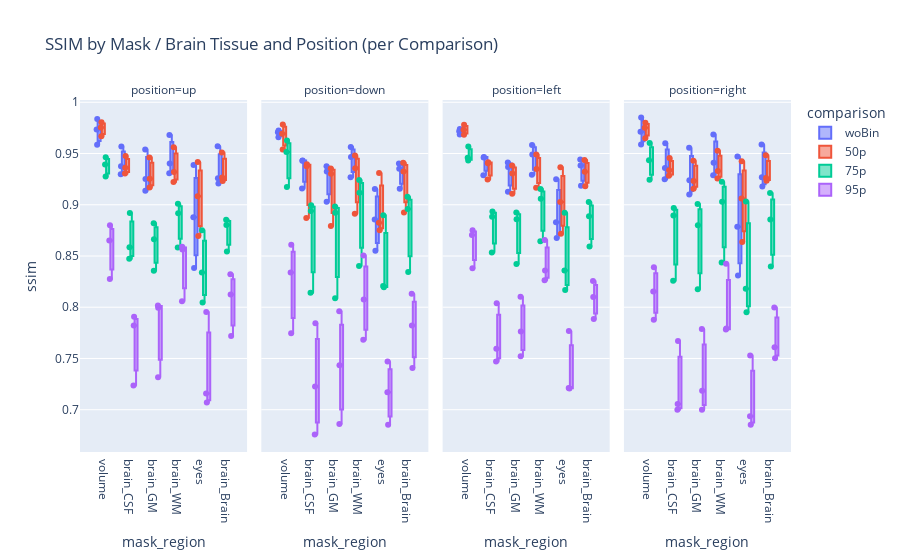

The code cell stored with this chart in its notebook:
### Markdown cell above
Boxplot

### Code cell
import pandas as pd
import plotly.express as px

# === Load combined SSIM data ===
df_all = pd.read_csv("ssim_all_combined.csv")

# --- Disentangle brain tissues ---
df_all['mask_region'] = df_all.apply(
    lambda row: f"{row['mask']}_{row['region']}" if row['mask'] == "brain" else row['mask'],
    axis=1
)

# === Boxplot 1: SSIM by comparison (per position and mask region) ===
# fig1 = px.box(
#     df_all,
#     x="comparison",
#     y="ssim",
#     color="mask_region",
#     facet_col="position",
#     points="all",
#     title="SSIM by Comparison and Position (per Mask / Brain Tissue)",
#     category_orders={
#         "comparison": ["woBin", "50p", "75p", "95p"],
#         "mask_region": ["volume", "brain_CSF", "brain_GM", "brain_WM", "eyes"]
#     }
# )
# fig1.update_layout(boxmode="group")
# fig1.show()

# === Boxplot 2: SSIM by mask region (per comparison and position) ===
fig2 = px.box(
    df_all,
    x="mask_region",
    y="ssim",
    color="comparison",
    facet_col="position",
    points="all",
    title="SSIM by Mask / Brain Tissue and Position (per Comparison)",
    category_orders={
        "mask_region": ["volume", "brain_CSF", "brain_GM", "brain_WM", "eyes"],
        "comparison": ["woBin", "50p", "75p", "95p"]
    }
)
fig2.update_layout(boxmode="group")
fig2.show()

### Figure 1 — Plotly figure (JSON) as saved in the notebook; plotly's stock layout.template omitted (floating-point values rounded to 4 significant figures)
{"data": [{"alignmentgroup": "True", "boxpoints": "all", "hovertemplate": "comparison=woBin<br>position=up<br>mask_region=%{x}<br>ssim=%{y}<extra></extra>", "legendgroup": "woBin", "marker": {"color": "#636efa"}, "name": "woBin", "notched": false, "offsetgroup": "woBin", "orientation": "v", "showlegend": true, "type": "box", "x": ["volume", "volume", "volume", "brain_CSF", "brain_GM", "brain_WM", "brain_Brain", "brain_CSF", "brain_GM", "brain_WM", "brain_Brain", "brain_CSF", "brain_GM", "brain_WM", "brain_Brain", "eyes", "eyes", "eyes"], "x0": " ", "xaxis": "x", "y": [0.9586, 0.9735, 0.9837, 0.9375, 0.9252, 0.9402, 0.9259, 0.9298, 0.9137, 0.9308, 0.9207, 0.9569, 0.9538, 0.9682, 0.9571, 0.8382, 0.8878, 0.9388], "y0": " ", "yaxis": "y"}, {"alignmentgroup": "True", "boxpoints": "all", "hovertemplate": "comparison=woBin<br>position=down<br>mask_region=%{x}<br>ssim=%{y}<extra></extra>", "legendgroup": "woBin", "marker": {"color": "#636efa"}, "name": "woBin", "notched": false, "offsetgroup": "woBin", "orientation": "v", "showlegend": false, "type": "box", "x": ["volume", "volume", "volume", "brain_CSF", "brain_GM", "brain_WM", "brain_Brain", "brain_CSF", "brain_GM", "brain_WM", "brain_Brain", "brain_CSF", "brain_GM", "brain_WM", "brain_Brain", "eyes", "eyes", "eyes"], "x0": " ", "xaxis": "x2", "y": [0.9659, 0.9707, 0.9725, 0.9433, 0.9324, 0.9466, 0.9352, 0.9158, 0.903, 0.9269, 0.9155, 0.9429, 0.9375, 0.9563, 0.9403, 0.8551, 0.8857, 0.9154], "y0": " ", "yaxis": "y2"}, {"alignmentgroup": "True", "boxpoints": "all", "hovertemplate": "comparison=woBin<br>position=left<br>mask_region=%{x}<br>ssim=%{y}<extra></extra>", "legendgroup": "woBin", "marker": {"color": "#636efa"}, "name": "woBin", "notched": false, "offsetgroup": "woBin", "orientation": "v", "showlegend": false, "type": "box", "x": ["volume", "volume", "volume", "brain_CSF", "brain_GM", "brain_WM", "brain_Brain", "brain_CSF", "brain_GM", "brain_WM", "brain_Brain", "brain_CSF", "brain_GM", "brain_WM", "brain_Brain", "eyes", "eyes", "eyes"], "x0": " ", "xaxis": "x3", "y": [0.9685, 0.9717, 0.9739, 0.9466, 0.9369, 0.949, 0.9384, 0.9289, 0.9127, 0.9293, 0.9184, 0.9462, 0.9413, 0.9583, 0.9442, 0.8675, 0.8829, 0.9248], "y0": " ", "yaxis": "y3"}, {"alignmentgroup": "True", "boxpoints": "all", "hovertemplate": "comparison=woBin<br>position=right<br>mask_region=%{x}<br>ssim=%{y}<extra></extra>", "legendgroup": "woBin", "marker": {"color": "#636efa"}, "name": "woBin", "notched": false, "offsetgroup": "woBin", "orientation": "v", "showlegend": false, "type": "box", "x": ["volume", "volume", "volume", "brain_CSF", "brain_GM", "brain_WM", "brain_Brain", "brain_CSF", "brain_GM", "brain_WM", "brain_Brain", "brain_CSF", "brain_GM", "brain_WM", "brain_Brain", "eyes", "eyes", "eyes"], "x0": " ", "xaxis": "x4", "y": [0.9589, 0.9713, 0.985, 0.9359, 0.9239, 0.9409, 0.9269, 0.9249, 0.9099, 0.9288, 0.9178, 0.9601, 0.9555, 0.9685, 0.9589, 0.831, 0.8784, 0.947], "y0": " ", "yaxis": "y4"}, {"alignmentgroup": "True", "boxpoints": "all", "hovertemplate": "comparison=50p<br>position=up<br>mask_region=%{x}<br>ssim=%{y}<extra></extra>", "legendgroup": "50p", "marker": {"color": "#EF553B"}, "name": "50p", "notched": false, "offsetgroup": "50p", "orientation": "v", "showlegend": true, "type": "box", "x": ["volume", "volume", "volume", "brain_CSF", "brain_GM", "brain_WM", "brain_Brain", "brain_CSF", "brain_GM", "brain_WM", "brain_Brain", "brain_CSF", "brain_GM", "brain_WM", "brain_Brain", "eyes", "eyes", "eyes"], "x0": " ", "xaxis": "x", "y": [0.9668, 0.9754, 0.9806, 0.9361, 0.9254, 0.932, 0.9266, 0.9305, 0.9168, 0.9222, 0.9232, 0.9475, 0.9462, 0.956, 0.9509, 0.8695, 0.9084, 0.9417], "y0": " ", "yaxis": "y"}, {"alignmentgroup": "True", "boxpoints": "all", "hovertemplate": "comparison=50p<br>position=down<br>mask_region=%{x}<br>ssim=%{y}<extra></extra>", "legendgroup": "50p", "marker": {"color": "#EF553B"}, "name": "50p", "notched": false, "offsetgroup": "50p", "orientation": "v", "showlegend": false, "type": "box", "x": ["volume", "volume", "volume", "brain_CSF", "brain_GM", "brain_WM", "brain_Brain", "brain_CSF", "brain_GM", "brain_WM", "brain_Brain", "brain_CSF", "brain_GM", "brain_WM", "brain_Brain", "eyes", "eyes", "eyes"], "x0": " ", "xaxis": "x2", "y": [0.9692, 0.954, 0.9783, 0.9395, 0.9303, 0.9357, 0.9325, 0.8872, 0.8791, 0.8913, 0.8924, 0.9376, 0.9353, 0.9481, 0.9409, 0.8752, 0.8824, 0.931], "y0": " ", "yaxis": "y2"}, {"alignmentgroup": "True", "boxpoints": "all", "hovertemplate": "comparison=50p<br>position=left<br>mask_region=%{x}<br>ssim=%{y}<extra></extra>", "legendgroup": "50p", "marker": {"color": "#EF553B"}, "name": "50p", "notched": false, "offsetgroup": "50p", "orientation": "v", "showlegend": false, "type": "box", "x": ["volume", "volume", "volume", "brain_CSF", "brain_GM", "brain_WM", "brain_Brain", "brain_CSF", "brain_GM", "brain_WM", "brain_Brain", "brain_CSF", "brain_GM", "brain_WM", "brain_Brain", "eyes", "eyes", "eyes"], "x0": " ", "xaxis": "x3", "y": [0.9682, 0.9732, 0.978, 0.9405, 0.9304, 0.9349, 0.9322, 0.9247, 0.9107, 0.9166, 0.918, 0.9414, 0.9383, 0.9491, 0.9437, 0.8717, 0.9027, 0.9365], "y0": " ", "yaxis": "y3"}, {"alignmentgroup": "True", "boxpoints": "all", "hovertemplate": "comparison=50p<br>position=right<br>mask_region=%{x}<br>ssim=%{y}<extra></extra>", "legendgroup": "50p", "marker": {"color": "#EF553B"}, "name": "50p", "notched": false, "offsetgroup": "50p", "orientation": "v", "showlegend": false, "type": "box", "x": ["volume", "volume", "volume", "brain_CSF", "brain_GM", "brain_WM", "brain_Brain", "brain_CSF", "brain_GM", "brain_WM", "brain_Brain", "brain_CSF", "brain_GM", "brain_WM", "brain_Brain", "eyes", "eyes", "eyes"], "x0": " ", "xaxis": "x4", "y": [0.965, 0.9752, 0.98, 0.9338, 0.9232, 0.9328, 0.926, 0.9282, 0.9156, 0.9255, 0.9234, 0.9456, 0.943, 0.9527, 0.9483, 0.8636, 0.9061, 0.9424], "y0": " ", "yaxis": "y4"}, {"alignmentgroup": "True", "boxpoints": "all", "hovertemplate": "comparison=75p<br>position=up<br>mask_region=%{x}<br>ssim=%{y}<extra></extra>", "legendgroup": "75p", "marker": {"color": "#00cc96"}, "name": "75p", "notched": false, "offsetgroup": "75p", "orientation": "v", "showlegend": true, "type": "box", "x": ["volume", "volume", "volume", "brain_CSF", "brain_GM", "brain_WM", "brain_Brain", "brain_CSF", "brain_GM", "brain_WM", "brain_Brain", "brain_CSF", "brain_GM", "brain_WM", "brain_Brain", "eyes", "eyes", "eyes"], "x0": " ", "xaxis": "x", "y": [0.9464, 0.9392, 0.9275, 0.8921, 0.882, 0.9009, 0.8853, 0.8472, 0.8357, 0.8584, 0.8544, 0.8586, 0.8663, 0.8917, 0.8803, 0.8047, 0.8338, 0.8751], "y0": " ", "yaxis": "y"}, {"alignmentgroup": "True", "boxpoints": "all", "hovertemplate": "comparison=75p<br>position=down<br>mask_region=%{x}<br>ssim=%{y}<extra></extra>", "legendgroup": "75p", "marker": {"color": "#00cc96"}, "name": "75p", "notched": false, "offsetgroup": "75p", "orientation": "v", "showlegend": false, "type": "box", "x": ["volume", "volume", "volume", "brain_CSF", "brain_GM", "brain_WM", "brain_Brain", "brain_CSF", "brain_GM", "brain_WM", "brain_Brain", "brain_CSF", "brain_GM", "brain_WM", "brain_Brain", "eyes", "eyes", "eyes"], "x0": " ", "xaxis": "x2", "y": [0.9515, 0.9174, 0.9627, 0.8995, 0.8922, 0.9117, 0.8958, 0.8141, 0.8087, 0.8402, 0.8344, 0.894, 0.8983, 0.9243, 0.9079, 0.8195, 0.8208, 0.8898], "y0": " ", "yaxis": "y2"}, {"alignmentgroup": "True", "boxpoints": "all", "hovertemplate": "comparison=75p<br>position=left<br>mask_region=%{x}<br>ssim=%{y}<extra></extra>", "legendgroup": "75p", "marker": {"color": "#00cc96"}, "name": "75p", "notched": false, "offsetgroup": "75p", "orientation": "v", "showlegend": false, "type": "box", "x": ["volume", "volume", "volume", "brain_CSF", "brain_GM", "brain_WM", "brain_Brain", "brain_CSF", "brain_GM", "brain_WM", "brain_Brain", "brain_CSF", "brain_GM", "brain_WM", "brain_Brain", "eyes", "eyes", "eyes"], "x0": " ", "xaxis": "x3", "y": [0.9458, 0.9432, 0.9569, 0.8935, 0.8858, 0.9058, 0.8887, 0.8534, 0.8421, 0.8644, 0.8593, 0.8884, 0.8924, 0.9154, 0.9027, 0.8169, 0.8358, 0.8921], "y0": " ", "yaxis": "y3"}, {"alignmentgroup": "True", "boxpoints": "all", "hovertemplate": "comparison=75p<br>position=right<br>mask_region=%{x}<br>ssim=%{y}<extra></extra>", "legendgroup": "75p", "marker": {"color": "#00cc96"}, "name": "75p", "notched": false, "offsetgroup": "75p", "orientation": "v", "showlegend": false, "type": "box", "x": ["volume", "volume", "volume", "brain_CSF", "brain_GM", "brain_WM", "brain_Brain", "brain_CSF", "brain_GM", "brain_WM", "brain_Brain", "brain_CSF", "brain_GM", "brain_WM", "brain_Brain", "eyes", "eyes", "eyes"], "x0": " ", "xaxis": "x4", "y": [0.9433, 0.9245, 0.9603, 0.8895, 0.8801, 0.9029, 0.8855, 0.8258, 0.8174, 0.8436, 0.8397, 0.8969, 0.9006, 0.9225, 0.9116, 0.7952, 0.8181, 0.9031], "y0": " ", "yaxis": "y4"}, {"alignmentgroup": "True", "boxpoints": "all", "hovertemplate": "comparison=95p<br>position=up<br>mask_region=%{x}<br>ssim=%{y}<extra></extra>", "legendgroup": "95p", "marker": {"color": "#ab63fa"}, "name": "95p", "notched": false, "offsetgroup": "95p", "orientation": "v", "showlegend": true, "type": "box", "x": ["volume", "volume", "volume", "brain_CSF", "brain_GM", "brain_WM", "brain_Brain", "brain_CSF", "brain_GM", "brain_WM", "brain_Brain", "brain_CSF", "brain_GM", "brain_WM", "brain_Brain", "eyes", "eyes", "eyes"], "x0": " ", "xaxis": "x", "y": [0.8652, 0.8274, 0.88, 0.7907, 0.7996, 0.859, 0.8124, 0.7237, 0.7317, 0.8058, 0.772, 0.7821, 0.8017, 0.8563, 0.8321, 0.7071, 0.7158, 0.7953], "y0": " ", "yaxis": "y"}, {"alignmentgroup": "True", "boxpoints": "all", "hovertemplate": "comparison=95p<br>position=down<br>mask_region=%{x}<br>ssim=%{y}<extra></extra>", "legendgroup": "95p", "marker": {"color": "#ab63fa"}, "name": "95p", "notched": false, "offsetgroup": "95p", "orientation": "v", "showlegend": false, "type": "box", "x": ["volume", "volume", "volume", "brain_CSF", "brain_GM", "brain_WM", "brain_Brain", "brain_CSF", "brain_GM", "brain_WM", "brain_Brain", "brain_CSF", "brain_GM", "brain_WM", "brain_Brain", "eyes", "eyes", "eyes"], "x0": " ", "xaxis": "x2", "y": [0.8609, 0.7746, 0.8338, 0.7845, 0.796, 0.8505, 0.8132, 0.6759, 0.686, 0.7683, 0.7407, 0.7226, 0.7433, 0.8075, 0.7821, 0.717, 0.6854, 0.7471], "y0": " ", "yaxis": "y2"}, {"alignmentgroup": "True", "boxpoints": "all", "hovertemplate": "comparison=95p<br>position=left<br>mask_region=%{x}<br>ssim=%{y}<extra></extra>", "legendgroup": "95p", "marker": {"color": "#ab63fa"}, "name": "95p", "notched": false, "offsetgroup": "95p", "orientation": "v", "showlegend": false, "type": "box", "x": ["volume", "volume", "volume", "brain_CSF", "brain_GM", "brain_WM", "brain_Brain", "brain_CSF", "brain_GM", "brain_WM", "brain_Brain", "brain_CSF", "brain_GM", "brain_WM", "brain_Brain", "eyes", "eyes", "eyes"], "x0": " ", "xaxis": "x3", "y": [0.8751, 0.8381, 0.8704, 0.8039, 0.8101, 0.8657, 0.8255, 0.7471, 0.7521, 0.8263, 0.7886, 0.7594, 0.7762, 0.8359, 0.81, 0.7208, 0.7213, 0.7768], "y0": " ", "yaxis": "y3"}, {"alignmentgroup": "True", "boxpoints": "all", "hovertemplate": "comparison=95p<br>position=right<br>mask_region=%{x}<br>ssim=%{y}<extra></extra>", "legendgroup": "95p", "marker": {"color": "#ab63fa"}, "name": "95p", "notched": false, "offsetgroup": "95p", "orientation": "v", "showlegend": false, "type": "box", "x": ["volume", "volume", "volume", "brain_CSF", "brain_GM", "brain_WM", "brain_Brain", "brain_CSF", "brain_GM", "brain_WM", "brain_Brain", "brain_CSF", "brain_GM", "brain_WM", "brain_Brain", "eyes", "eyes", "eyes"], "x0": " ", "xaxis": "x4", "y": [0.8391, 0.7877, 0.8154, 0.7671, 0.7788, 0.8424, 0.7997, 0.6999, 0.7, 0.7794, 0.7503, 0.7056, 0.7185, 0.7784, 0.761, 0.6935, 0.6854, 0.7528], "y0": " ", "yaxis": "y4"}], "layout": {"annotations": [{"font": {}, "showarrow": false, "text": "position=up", "x": 0.1175, "xanchor": "center", "xref": "paper", "y": 1, "yanchor": "bottom", "yref": "paper"}, {"font": {}, "showarrow": false, "text": "position=down", "x": 0.3725, "xanchor": "center", "xref": "paper", "y": 1, "yanchor": "bottom", "yref": "paper"}, {"font": {}, "showarrow": false, "text": "position=left", "x": 0.6275, "xanchor": "center", "xref": "paper", "y": 1, "yanchor": "bottom", "yref": "paper"}, {"font": {}, "showarrow": false, "text": "position=right", "x": 0.8825, "xanchor": "center", "xref": "paper", "y": 1, "yanchor": "bottom", "yref": "paper"}], "boxmode": "group", "legend": {"title": {"text": "comparison"}, "tracegroupgap": 0}, "title": {"text": "SSIM by Mask / Brain Tissue and Position (per Comparison)"}, "xaxis": {"anchor": "y", "categoryarray": ["volume", "brain_CSF", "brain_GM", "brain_WM", "eyes"], "categoryorder": "array", "domain": [0, 0.235], "title": {"text": "mask_region"}}, "xaxis2": {"anchor": "y2", "categoryarray": ["volume", "brain_CSF", "brain_GM", "brain_WM", "eyes"], "categoryorder": "array", "domain": [0.255, 0.49], "matches": "x", "title": {"text": "mask_region"}}, "xaxis3": {"anchor": "y3", "categoryarray": ["volume", "brain_CSF", "brain_GM", "brain_WM", "eyes"], "categoryorder": "array", "domain": [0.51, 0.745], "matches": "x", "title": {"text": "mask_region"}}, "xaxis4": {"anchor": "y4", "categoryarray": ["volume", "brain_CSF", "brain_GM", "brain_WM", "eyes"], "categoryorder": "array", "domain": [0.765, 1.0], "matches": "x", "title": {"text": "mask_region"}}, "yaxis": {"anchor": "x", "domain": [0, 1], "title": {"text": "ssim"}}, "yaxis2": {"anchor": "x2", "domain": [0, 1], "matches": "y", "showticklabels": false}, "yaxis3": {"anchor": "x3", "domain": [0, 1], "matches": "y", "showticklabels": false}, "yaxis4": {"anchor": "x4", "domain": [0, 1], "matches": "y", "showticklabels": false}}}
